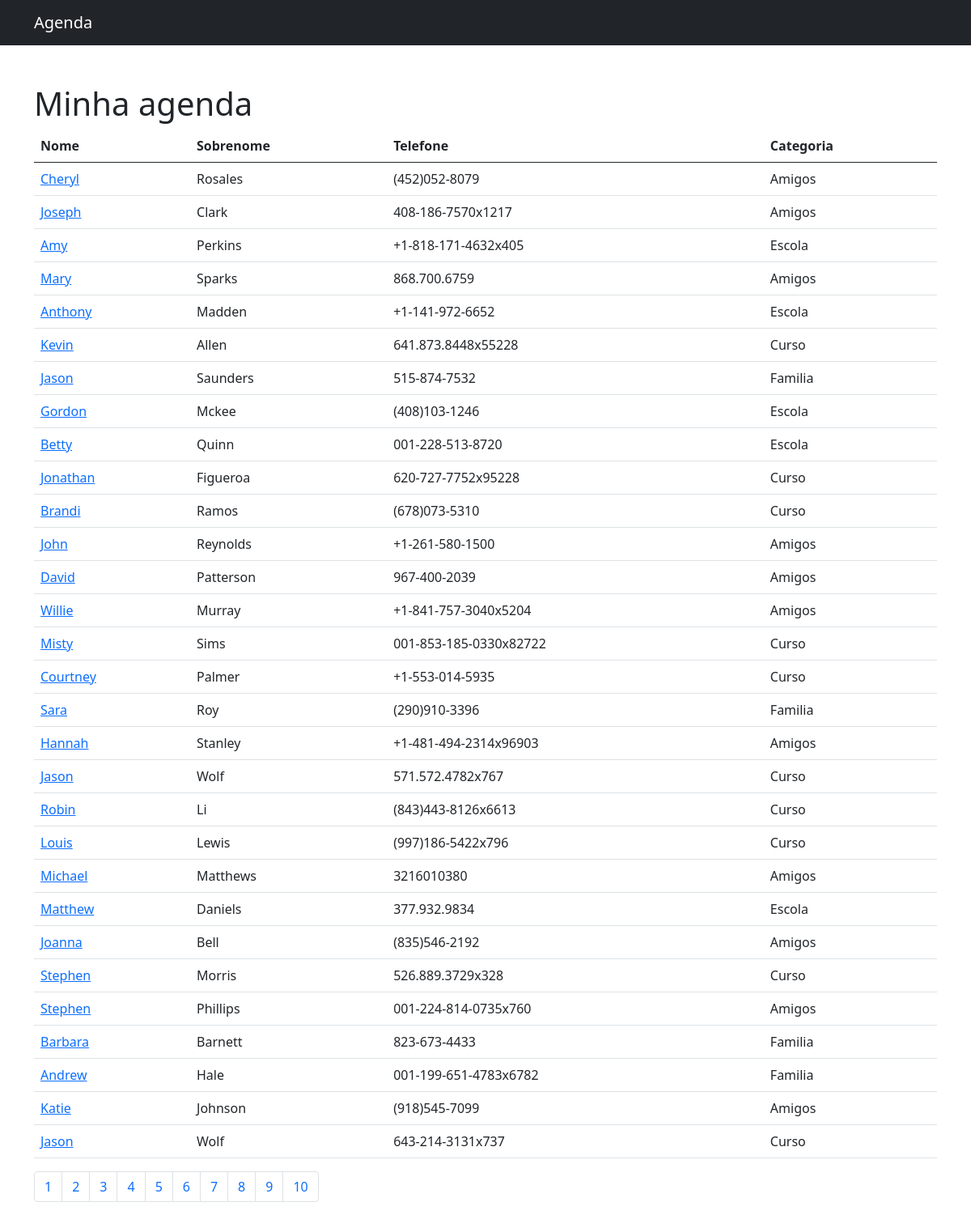
/?p=4, run on the app's committed database.
### contatos/models.py (models this page shows, shortened)
class Contato(models.Model):
    nome = models.CharField(max_length=255)
    sobrenome = models.CharField(max_length=255, blank=True)
    telefone = models.CharField(max_length=255)
    email = models.CharField(max_length=255, blank=True)
    descricao = models.TextField()
    data_criacao = models.DateTimeField(default=timezone.now)
    mostrar = models.BooleanField(default=True)
    categoria = models.ForeignKey(Categoria, on_delete=models.DO_NOTHING)

class Categoria(models.Model):
    categoria = models.CharField(max_length=255)
    def __str__(self):
        return self.categoria

### contatos/views.py (the view)
# urls.py: path('', views.index, name="index"),
def index(request):
    contatos = Contato.objects.all()
    paginator = Paginator(contatos, 30)
    page = request.GET.get('p')
    contatos = paginator.get_page(page)
    return render(request, 'contatos/index.html', {
        "contatos": contatos,
    })

### contatos/templates/contatos/index.html
{% extends 'base.html' %}
{% block conteudo %}
    <h1 class="mt-5">Minha agenda</h1>
        <table class="table">
          <thead>
            <tr>
              <th>Nome</th>
              <th>Sobrenome</th>
              <th>Telefone</th>
              <th>Categoria</th>
            </tr>
          </thead>
          <tbody>
            {% for contato in contatos %}
              {% if contato.mostrar %}
                <tr>
                  <td>
                    <a href=" {% url 'detalhes' contato.id %} "> {{contato.nome}} </a>
                  </td>
                  <td> {{contato.sobrenome}} </td>
                  <td> {{contato.telefone}} </td>
                  <td> {{contato.categoria}} </td>
                </tr>
              {% endif %}
            {% endfor %}
          </tbody>
        </table>
        <nav aria-label="Page navigation example">
          <ul class="pagination">
            {% for pagina in contatos.paginator.page_range %}
              <li class="page-item"><a class="page-link" href="?p={{pagina}}"> {{pagina}} </a></li>
            {% endfor %}
          </ul>
      </nav>
{% endblock conteudo %}

### data on the page
Contato: nome "Cheryl", sobrenome "Rosales", telefone "(452)052-8079", categoria "Amigos"
Contato: nome "Joseph", sobrenome "Clark", telefone "408-186-7570x1217", categoria "Amigos"
Contato: nome "Amy", sobrenome "Perkins", telefone "+1-818-171-4632x405", categoria "Escola"
Contato: nome "Mary", sobrenome "Sparks", telefone "868.700.6759", categoria "Amigos"
Contato: nome "Anthony", sobrenome "Madden", telefone "+1-141-972-6652", categoria "Escola"
Contato: nome "Kevin", sobrenome "Allen", telefone "641.873.8448x55228", categoria "Curso"
Contato: nome "Jason", sobrenome "Saunders", telefone "515-874-7532", categoria "Familia"
Contato: nome "Gordon", sobrenome "Mckee", telefone "(408)103-1246", categoria "Escola"
Contato: nome "Betty", sobrenome "Quinn", telefone "001-228-513-8720", categoria "Escola"
Contato: nome "Jonathan", sobrenome "Figueroa", telefone "620-727-7752x95228", categoria "Curso"
Contato: nome "Brandi", sobrenome "Ramos", telefone "(678)073-5310", categoria "Curso"
Contato: nome "John", sobrenome "Reynolds", telefone "+1-261-580-1500", categoria "Amigos"
Contato: nome "David", sobrenome "Patterson", telefone "967-400-2039", categoria "Amigos"
Contato: nome "Willie", sobrenome "Murray", telefone "+1-841-757-3040x5204", categoria "Amigos"
Contato: nome "Misty", sobrenome "Sims", telefone "001-853-185-0330x82722", categoria "Curso"
Contato: nome "Courtney", sobrenome "Palmer", telefone "+1-553-014-5935", categoria "Curso"
Contato: nome "Sara", sobrenome "Roy", telefone "(290)910-3396", categoria "Familia"
Contato: nome "Hannah", sobrenome "Stanley", telefone "+1-481-494-2314x96903", categoria "Amigos"
Contato: nome "Jason", sobrenome "Wolf", telefone "571.572.4782x767", categoria "Curso"
Contato: nome "Robin", sobrenome "Li", telefone "(843)443-8126x6613", categoria "Curso"
Contato: nome "Louis", sobrenome "Lewis", telefone "(997)186-5422x796", categoria "Curso"
Contato: nome "Michael", sobrenome "Matthews", telefone "3216010380", categoria "Amigos"
Contato: nome "Matthew", sobrenome "Daniels", telefone "377.932.9834", categoria "Escola"
Contato: nome "Joanna", sobrenome "Bell", telefone "(835)546-2192", categoria "Amigos"
Contato: nome "Stephen", sobrenome "Morris", telefone "526.889.3729x328", categoria "Curso"
Contato: nome "Stephen", sobrenome "Phillips", telefone "001-224-814-0735x760", categoria "Amigos"
Contato: nome "Barbara", sobrenome "Barnett", telefone "823-673-4433", categoria "Familia"
Contato: nome "Andrew", sobrenome "Hale", telefone "001-199-651-4783x6782", categoria "Familia"
Contato: nome "Katie", sobrenome "Johnson", telefone "(918)545-7099", categoria "Amigos"
Contato: nome "Jason", sobrenome "Wolf", telefone "643-214-3131x737", categoria "Curso"

### other printed values
{{ pagina }} "1" "2" "3" "4" "5" "6" "7" "8" "9" "10"
